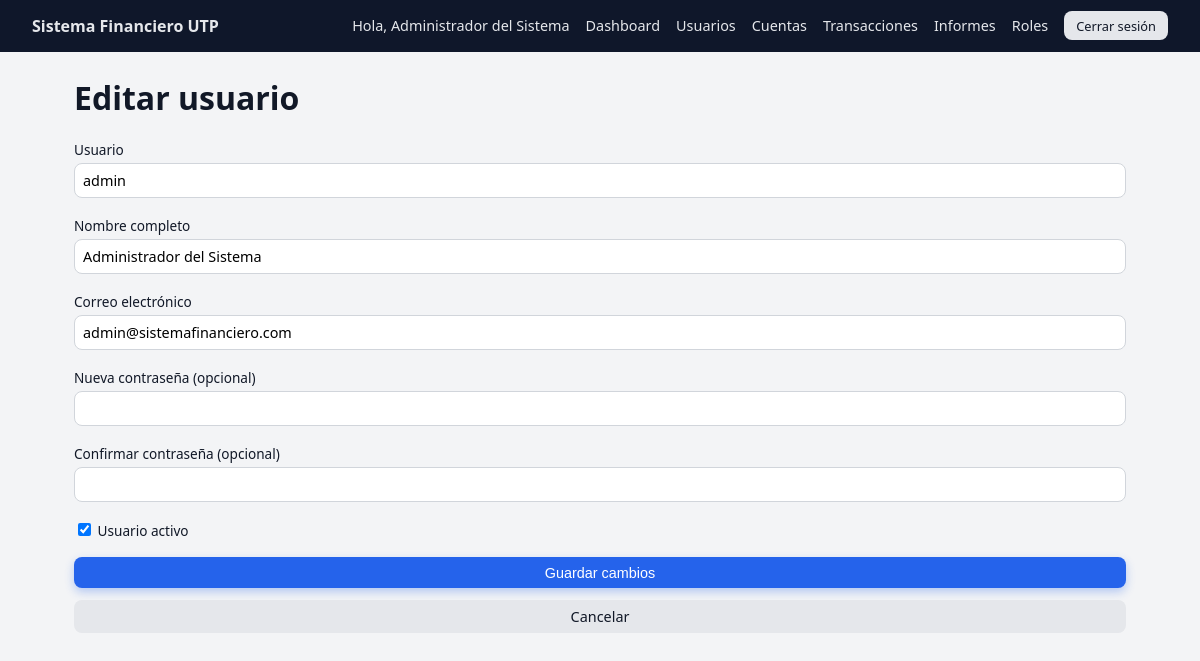
Page /public/users.php?action=edit&id=1 (signed in) on the committed database.
### tables this page shows
CREATE TABLE `users` (
  `id` int NOT NULL,
  `username` varchar(50) NOT NULL,
  `password_hash` varchar(255) NOT NULL,
  `full_name` varchar(100) NOT NULL,
  `email` varchar(100) NOT NULL,
  `is_active` tinyint(1) DEFAULT '1',
  `created_at` timestamp NULL DEFAULT CURRENT_TIMESTAMP,
  `created_by` int DEFAULT NULL,
  `updated_at` timestamp NULL DEFAULT CURRENT_TIMESTAMP ON UPDATE CURRENT_TIMESTAMP,
  `last_login` timestamp NULL DEFAULT NULL
);

### src/Controllers/UserController.php (called while the page is built, shortened)
<?php
class UserController
{
    private UserRepository $userRepo;
    public function __construct()
    {
        $this->userRepo  = new UserRepository();
    }
    public function showEdit(int $id, array $errors = [], array $oldData = []): void
    {
        $user = $this->userRepo->findById($id);
        include BASE_PATH . '/views/users/edit.php';
    }
}

### src/Database/Connection.php (called while the page is built, shortened)
<?php
class Connection
{
    private static ?PDO $instance = null;
    public static function getInstance(): PDO
    {
        if (self::$instance === null) {
            $dsn = 'mysql:host=' . DB_HOST . ';port=' . DB_PORT . ';dbname=' . DB_NAME . ';charset=utf8mb4';
            try {
                self::$instance = new PDO($dsn, DB_USER, DB_PASS, [
                    PDO::ATTR_ERRMODE            => PDO::ERRMODE_EXCEPTION,
                    PDO::ATTR_DEFAULT_FETCH_MODE => PDO::FETCH_ASSOC,
                    PDO::ATTR_EMULATE_PREPARES   => false,
                ]);
            } catch (PDOException $e) {
                die('Error de conexión a la base de datos.');
            }
        }
        return self::$instance;
    }
}

### src/Repositories/UserRepository.php (called while the page is built, shortened)
<?php
class UserRepository
{
    private PDO $db;
    public function __construct()
    {
        $this->db = Connection::getInstance();
    }
    public function findById(int $id): ?array
    {
        $sql  = "SELECT * FROM users WHERE id = :id LIMIT 1";
        $stmt = $this->db->prepare($sql);
        $stmt->execute(['id' => $id]);
        $user = $stmt->fetch();
        return $user ?: null;
    }
}

### src/Security/Sanitizer.php (called while the page is built, shortened)
<?php
class Sanitizer
{
    public static function cleanString(?string $value): string
    {
        return htmlspecialchars(trim((string) $value), ENT_QUOTES, 'UTF-8');
    }
}

### views/users/edit.php (the view, shortened to what this page needs)
<?php
$oldData = $oldData ?? [];
$values = [
    'username'  => $user['username'],
    'full_name' => $user['full_name'],
    'email'     => $user['email'],
    'is_active' => $user['is_active'],
];
$values = array_merge($values, $oldData);
include BASE_PATH . '/views/layouts/header.php';
?>
<h1>Editar usuario</h1>
<form action="<?= BASE_URL ?>/users.php?action=edit&id=<?= (int)$user['id'] ?>" method="post" class="form">
    <div class="form-group">
        <label for="username">Usuario</label>
        <input type="text" name="username" id="username"
               value="<?= Sanitizer::cleanString($values['username']) ?>" required>
    </div>
    <div class="form-group">
        <label for="full_name">Nombre completo</label>
        <input type="text" name="full_name" id="full_name"
               value="<?= Sanitizer::cleanString($values['full_name']) ?>" required>
    </div>
    <div class="form-group">
        <label for="email">Correo electrónico</label>
        <input type="email" name="email" id="email"
               value="<?= Sanitizer::cleanString($values['email']) ?>" required>
    </div>
    <div class="form-group">
        <label for="password">Nueva contraseña (opcional)</label>
        <input type="password" name="password" id="password">
    </div>
    <div class="form-group">
        <label for="password_confirmation">Confirmar contraseña (opcional)</label>
        <input type="password" name="password_confirmation" id="password_confirmation">
    </div>
    <div class="form-group">
        <label>
            <input type="checkbox" name="is_active" value="1"
                <?= $values['is_active'] ? 'checked' : '' ?>>
            Usuario activo
        </label>
    </div>
    <button type="submit" class="btn btn-primary">Guardar cambios</button>
    <a href="<?= BASE_URL ?>/users.php" class="btn btn-secondary">Cancelar</a>
</form>
<?php include BASE_PATH . '/views/layouts/footer.php'; ?>

### public/assets/css/style.css (style rules this page uses)
:root { --color-bg: #f3f4f6; --color-bg-dark: #0f172a; --color-bg-card: #ffffff; --color-primary: #2563eb; --color-primary-soft: #dbeafe; --color-primary-dark: #1d4ed8; --color-danger: #dc2626; --color-text-main: #111827; --color-text-muted: #6b7280; --radius-lg: 12px; --radius-md: 8px; --shadow-soft: 0 10px 25px rgba(15, 23, 42, 0.08); --font-main: system-ui, -apple-system, BlinkMacSystemFont, "Segoe UI", sans-serif; }
*, *::before, *::after { box-sizing: border-box; }
body { margin: 0; font-family: var(--font-main); background: var(--color-bg); color: var(--color-text-main); }
a { color: var(--color-primary-dark); text-decoration: none; }
.btn { display: inline-flex; align-items: center; justify-content: center; padding: 0.45rem 0.9rem; border-radius: var(--radius-md); border: none; font-size: 0.9rem; cursor: pointer; font-weight: 500; text-decoration: none; transition: background 0.15s ease, transform 0.1s ease, box-shadow 0.1s ease; }
.btn-primary { background: var(--color-primary); color: #ffffff; box-shadow: 0 4px 10px rgba(37, 99, 235, 0.3); }
.btn-secondary { background: #e5e7eb; color: #111827; }
.dashboard-body { background: var(--color-bg); }
.form { display: flex; flex-direction: column; gap: 0.75rem; }
.form-group { display: flex; flex-direction: column; gap: 0.25rem; margin-bottom: 0.35rem; }
label { font-size: 0.85rem; color: var(--color-text-main); }
input[type="text"], input[type="password"], input[type="email"], input[type="number"], input[type="date"], select { padding: 0.45rem 0.5rem; border-radius: 8px; border: 1px solid #d1d5db; font-size: 0.9rem; font-family: inherit; outline: none; transition: border-color 0.12s ease, box-shadow 0.12s ease; }

### rows in the picture
users: username "admin", full_name "Administrador del Sistema", email "admin@sistemafinanciero.com", is_active "☑"

### other values in the picture
APP_NAME "Sistema Financiero UTP"
$full_name "Administrador del Sistema"
